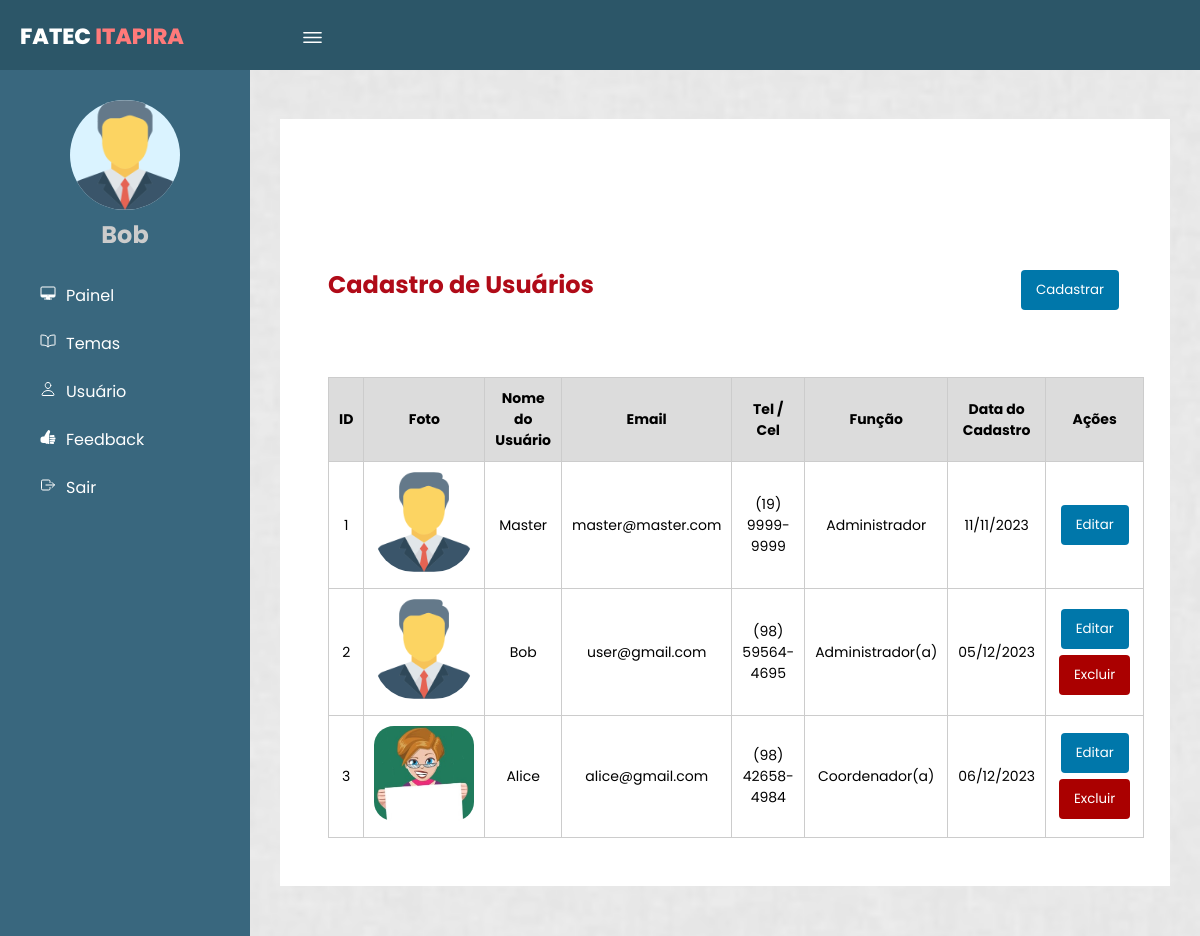
/gerenciarUsuario.php (signed in), run on an earlier commit of the app's database.
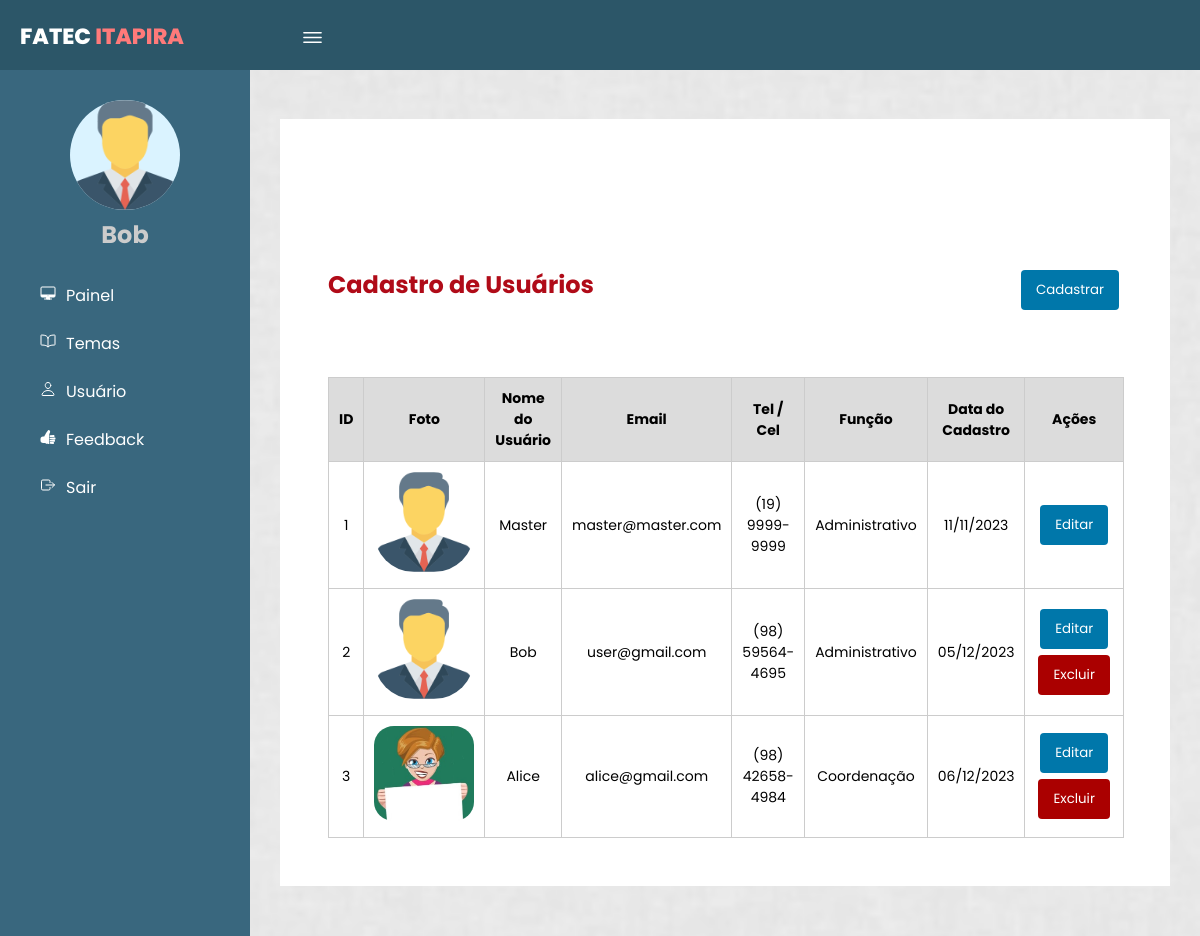
And on a later commit of the database.
### tables this page shows
CREATE TABLE `usuarios` (
  `idUsuarios` int(10) UNSIGNED NOT NULL,
  `NomeUsuario` varchar(255) NOT NULL,
  `Email` varchar(50) NOT NULL,
  `Senha` varchar(255) NOT NULL,
  `Tel_Cel` varchar(15) DEFAULT NULL,
  `Funcao` varchar(30) DEFAULT NULL,
  `NivelAcesso` int(11) NOT NULL DEFAULT 1,
  `DataCadastro` date NOT NULL,
  `DataUltimaAtualizacao` timestamp NOT NULL DEFAULT current_timestamp() ON UPDATE current_timestamp(),
  `FotoPath` varchar(255) DEFAULT NULL
);

### Class/Usuario.php (called while the page is built, shortened)
<?php
class Usuario
{
    private $conn;
    public function __construct($conn)
    {
        $this->conn = $conn;
    }
    public function listarUsuarios()
    {
        try {
            $sql = "SELECT * FROM usuarios";
            $stmt = $this->conn->query($sql);
            if ($stmt) {
                return $stmt->fetchAll(PDO::FETCH_ASSOC);
            } else {
                throw new Exception("Erro ao executar a consulta SQL");
            }
        } catch (Exception $e) {
            error_log("Erro ao listar usuários: " . $e->getMessage());
            return [];
        }
    }
}

### gerenciarUsuario.php (the view, shortened to what this page needs)
<?php
require_once 'Class/Usuario.php';
require_once 'conexao.php';
$nivelAcessoSessao = $_SESSION['nivelAcesso'];
$usuario = new Usuario($conn);
$usuarios = $usuario->listarUsuarios();
?>
<!DOCTYPE html>
<html lang="pt-br">
<head>
    <link rel="stylesheet" href="css/format.css">
</head>
<body page='lista'>
    <header>
        <label for="check">
            <ion-icon name="menu-outline" id="sidebar_btn"></ion-icon>
        </label>
        <div class="left">
            <h3>Fatec <span>Itapira</span></h3>
        </div>
    </header>
    <div class="sidebar">
        <div class="center">
        <div class="foto-usuario">
            <?php
                $fotoPath = isset($_SESSION['fotoPath']) ? basename($_SESSION['fotoPath']) : '';
                $caminhoRelativo = 'uploads/' . $fotoPath;
                if (!empty($fotoPath)) {
                    echo '<img class="foto-usuario-img" src="' . $caminhoRelativo . '" alt="Foto do Usuário">';
                } else {
                    echo '<img class="foto-usuario-img" src="uploads/manager_icon_129392.png" alt="Imagem Padrão">';
                }
            ?>
        </div>
        <h2>
            <?php echo $_SESSION['nomeUsuario']; ?>
        </h2>
        </div>
        <a href="painelAdmin.php" onclick="vizualizar('lista', true)"><ion-icon
                name="desktop-outline"></ion-icon><span>Painel</span></a>
        <a href="gerenciarTema.php"><ion-icon name="book-outline"></ion-icon><span>Temas</span></a>
        <a href="gerenciarUsuario.php"><ion-icon name="person-outline"></ion-icon><span>Usuário</span></a>
        <a href="Views/listarVisitante.php"><ion-icon name="thumbs-up"></ion-icon></ion-icon><span>Feedback</span></a>
        <a href="login/sairLogin.php"><ion-icon name="exit-outline"></ion-icon><span>Sair</span></a>
    </div>
    <div class="content">
        <div id='listaRegistros'>
            <div class="titulo_ask">
                <h1>Cadastro de Usuários</h1>
                <a href="Views/cadastroUsuario.html"><button>Cadastrar</button></a>
            </div>
    <?php if (!empty($usuarios)): ?>
        <table>
            <tr>
                <thead>
                <th>ID</th>
                <th>Foto</th>
                <th>Nome do Usuário</th>
                <th>Email</th>
                <th>Tel / Cel</th>
                <th>Função</th>
                <th>Data do Cadastro</th>
                <th>Ações</th>
            </tr>
            <?php foreach ($usuarios as $user): ?>
                <tr>
                    <td><?php echo $user['idUsuarios']; ?></td>
                    <td><?php
                        if (!empty($user['FotoPath'])) {
                            $caminhoImagem = 'uploads/' . basename($user['FotoPath']);
                            echo '<img src="' . $caminhoImagem . '" alt="Foto do Usuário" style="max-width: 100px; max-height: 100px; border-radius: 20%;">';
                        } else {
                            echo '<img src="uploads/manager_icon_129392.png" alt="Imagem Padrão" style="max-width: 100px; max-height: 100px; border-radius: 40%;">';
                        }
                        ?>
                    </td>
                    <td><?php echo $user['NomeUsuario']; ?></td>
                    <td><?php echo $user['Email']; ?></td>
                    <td><?php echo $user['Tel_Cel']; ?></td>
                    <td><?php echo $user['Funcao']; ?></td>
                    <td><?php echo date('d/m/Y', strtotime($user['DataCadastro'])); ?></td>
                    <td>
                    <a href="Views/editarUsuario.php?id=<?php echo $user['idUsuarios']; ?>" onclick="return verificarPermissaoEditar(<?php echo $nivelAcessoSessao; ?>, <?php echo $user['idUsuarios']; ?>)"><button>Editar</button></a>
                        <form method="post" action="Controllers/excluir_usuario.php">
                            <button style="background-color: #a00;" type="submit" <?php echo ($user['NivelAcesso'] == 0) ? 'hidden' : ''; ?>
                            onclick="return confirm('Tem certeza que deseja excluir este usuário?')">Excluir</button>
                        </form>
                    </td>
                </tr>
            <?php endforeach; ?>
        </table>
    <?php else: ?>
        <p>Nenhum usuário cadastrado.</p>
    <?php endif; ?>
        </div>
    </div>
    <link rel="stylesheet" href="https://cdn.jsdelivr.net/npm/sweetalert2@10/dist/sweetalert2.min.css">
</body>
</html>

### css/format.css (style rules this page uses)
* { margin: 0; padding: 0; font-family: "Poppins", sans-serif; }
body { background-color: #e9e9e9; }
header { position: fixed; background: #2c5668; padding: 20px; width: 100%; height: 30px; z-index: 5; }
.left h3 { color: #fff; margin: 0; text-transform: uppercase; font-size: 22px; font-weight: 800; }
.left span { color: #ff7a7a; }
.sidebar { position: fixed; width: 250px; height: 100%; margin-top: 70px; padding-top: 30px; left: 0; background: #39677e; transition: 0.5s; transition-property: left; -webkit-transition: 0.5s; -moz-transition: 0.5s; -ms-transition: 0.5s; -o-transition: 0.5s; }
.foto-usuario-img { width: 110px; height: 110px; border-radius: 50%; -webkit-border-radius: 50%; -moz-border-radius: 50%; -ms-border-radius: 50%; -o-border-radius: 50%; background-color: #daf3ff; }
.sidebar h2 { color: #ccc; margin-top: 0; margin-bottom: 20px; }
.sidebar a { color: #fff; display: block; width: 100%; line-height: 48px; text-decoration: none; padding-left: 40px; box-sizing: border-box; transition: 0.5s; transition-property: background; }
.sidebar .center { text-align: center; }
.sidebar ion-icon { padding-right: 10px; }
label #sidebar_btn { z-index: 1; position: fixed; left: 300px; color: #fff; font-size: 25px; margin: 5px 0; cursor: pointer; transition: 0.5s; transition-property: color; }
.content { background: url(../img/bg.png) no-repeat; background-size: cover; background-position: center; transition: 0.5s; position: relative; margin-left: 250px; top: 69px; z-index: 1; overflow: hidden; }
div#listaRegistros { background: white; padding: 3rem; margin: 50px 30px; }
#listaRegistros { display: flex; align-items: center; justify-content: center; flex-direction: column; }
body[page="lista"] #listaRegistros { display: block; }
a { text-decoration: none; }
table { width: 100%; border-collapse: collapse; }
thead { background: gainsboro; }
table th, table td { text-align: center; font-size: 14px; padding: 10px; border: solid 1px #ccc; }
button { border: none; border-radius: 4px; cursor: pointer; background-color: #07a; color: #fff; margin: 3px; padding: 10px 15px; -webkit-border-radius: 4px; -moz-border-radius: 4px; -ms-border-radius: 4px; -o-border-radius: 4px; }
.titulo_ask { display: flex; justify-content: space-between; margin-top: 100px; }
.titulo_ask h1 { color: #b00b18; font-size: 24px; }
label, select, input { text-align: left; vertical-align: middle; white-space: nowrap; }

What changed in the data, as far as the page shows it:
changed usuarios "Master": Funcao "Administrador" → "Administrativo"
changed usuarios "Bob": Funcao "Administrador(a)" → "Administrativo"
changed usuarios "Alice": Funcao "Coordenador(a)" → "Coordenação"
